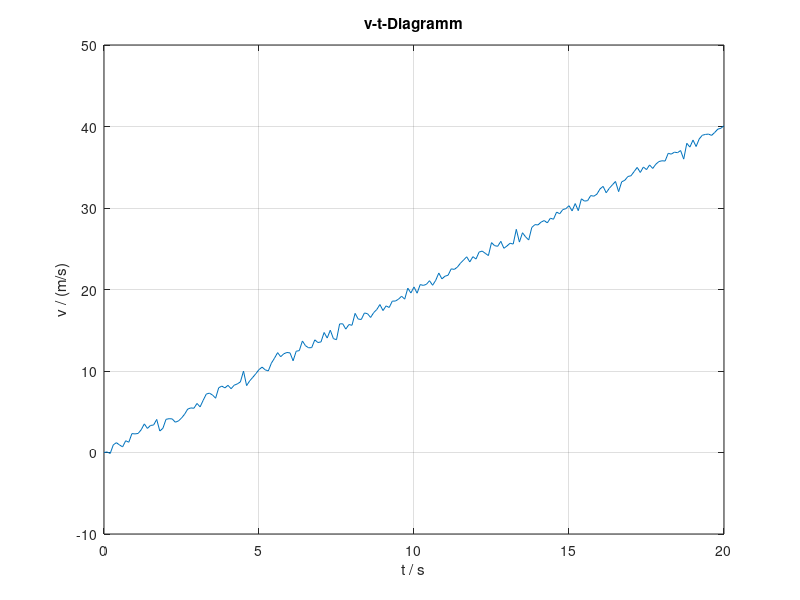

This figure's MATLAB source: (Note: this script raises an error after producing the figure.)
clear
close all

M = load('Messung.csv');
t = M(:,1);
v = M(:,2);
s = M(:,3);

%Ermitteln der Abtastzeit

TA = t(2) - t(1);

disp(sprintf('\nAbtastzeit:       %2.1fs', TA))

%Ermitteln der Maximalgeschwindigkeit

vmax = max(v);
vmaxkmh = vmax*3.6;

disp(sprintf('max. Geschw.:     %2.1f m/s = %2.1f km/h', vmax, vmaxkmh))

%Ermitteln des Maximalen weges

smax = max(s);

disp(sprintf('Weg:\t          %2.1f m', smax)) 

%Ermitteln der Luftwiderstandskraft und der Motorleistung

FL = 1/2.*v.^2;
PL = (FL.*v)./1000;

FLmax = max(FL);
PLmax = max(PL);

disp(sprintf('max. Luftwid.:    %2.1f N', FLmax))
disp(sprintf('max. Leistung:    %2.1f kW', PLmax))

%Ermitteln der mittleren Beschleunigung

a = v./t;
a(1) = 0;
amittel = mean(a);

disp(sprintf('mittlere Beschl.: %2.1f', amittel))


%Plotten des v-t-Diagramms

plot(t,v)
xlabel('t / s')
ylabel('v / (m/s)')
title('v-t-Diagramm')
grid

%Plotten des s-t-Diagramms

figure
s0 = weg(t,amittel);
plot(t,s,t,s0)
xlabel('t / s')
ylabel('s / m')
title ('s-t-Diagramm')
legend('gemessen','berechnet')
grid

%Plotten des v-s-Diagramms

figure
plot(s,v)
xlabel('v / (m/s)')
ylabel('s / m')
title('v-s-Diagramm')
grid

%Plotten des FL-t-Diagramms

figure
plot(t,FL)
xlabel('t / S')
ylabel('FL / N')
title('FL-t-Diagramm')

